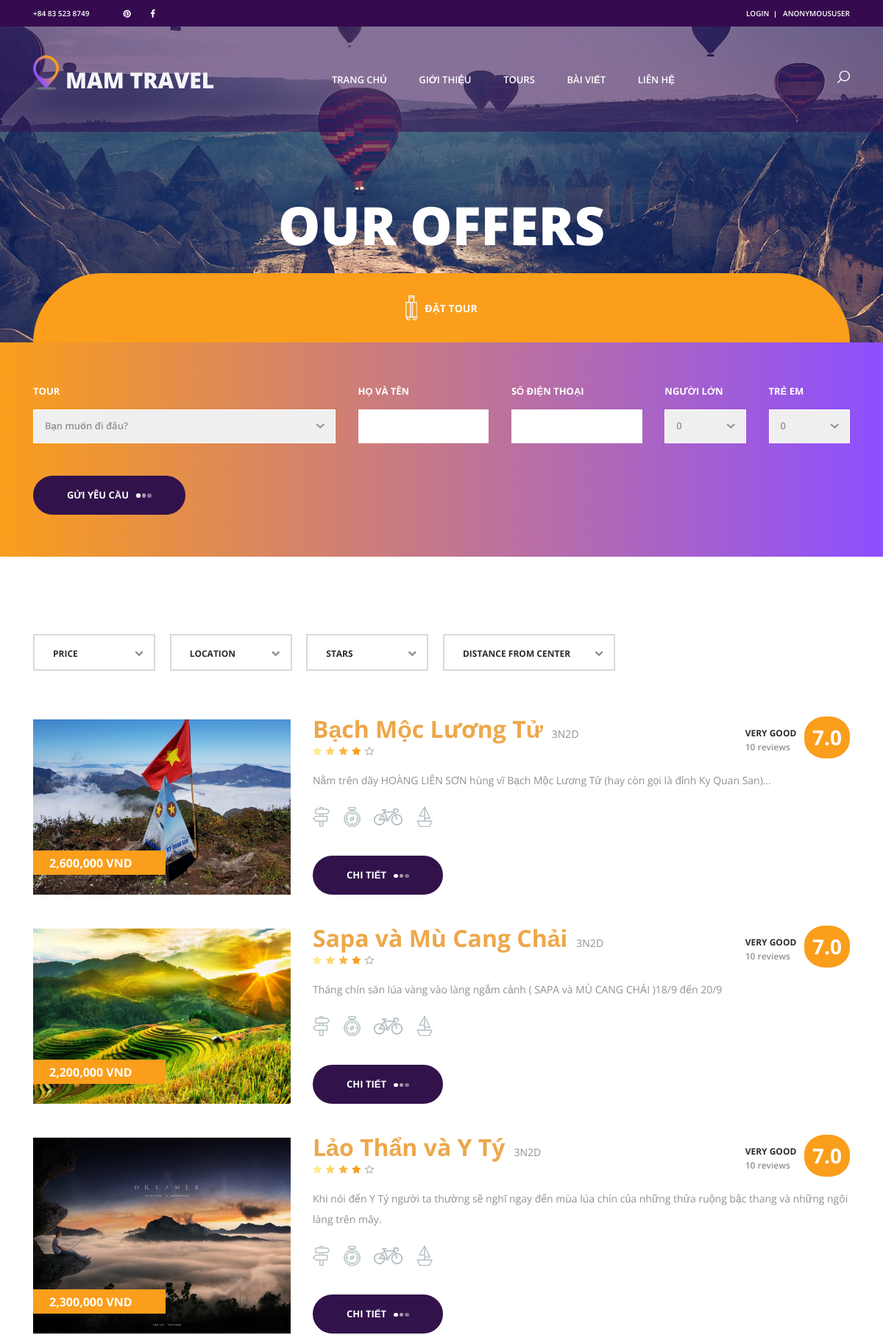
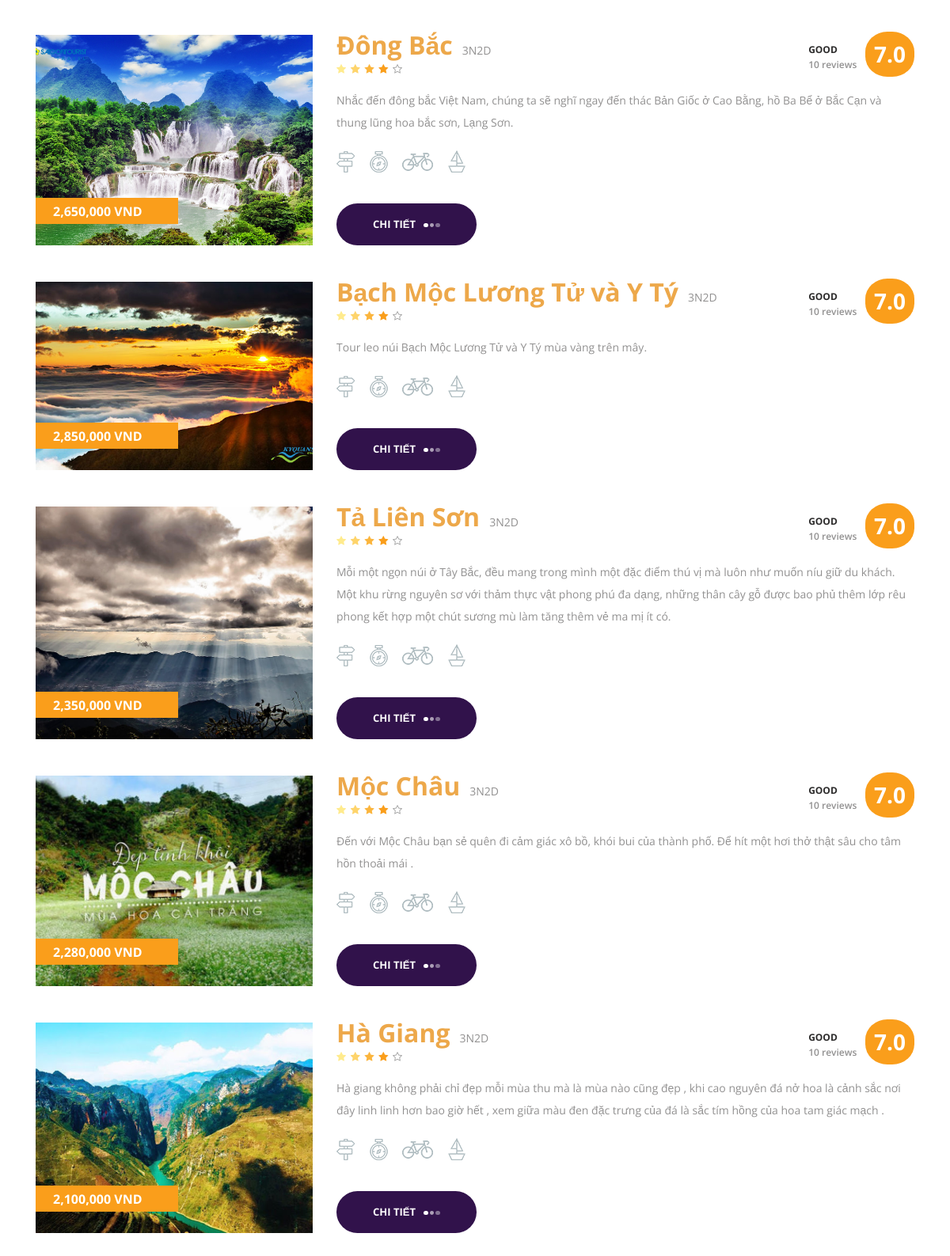
Page /tours (upper part) on the committed database (2 pictures, top to bottom).
### offers/models.py (models this page shows, shortened)
class Tours(models.Model):
    title = models.CharField(max_length=250)
    price = models.CharField(max_length=50)
    image = models.ImageField()
    description = models.TextField(max_length=1000)
    content = models.TextField()
    trip_duration = models.CharField(max_length=10, default="3N2D")
    rating = models.CharField(max_length=3, default="7.0")
    review_title = models.CharField(max_length=10, default="good")
    review_number = models.CharField(max_length=5, default="10")

### offers/views.py (the view)
# urls.py: path('tours', include('offers.urls')),
def offers(request):
    tourList = Tours.objects.all()
    context = {'tourList':tourList}
    return render(request, 'offers/offers.html',context)

### offers/templates/offers/offers.html (shortened to what this page needs)
{% extends 'home/base.html' %}
{% load static %}
{% block head %}
<link rel="stylesheet" type="text/css" href="{% static 'styles/bootstrap4/bootstrap.min.css' %}">
<link href="{% static 'plugins/font-awesome-4.7.0/css/font-awesome.min.css' %}" rel="stylesheet" type="text/css">
<link rel="stylesheet" type="text/css" href="{% static 'styles/offers_styles.css' %}">
<link rel="stylesheet" type="text/css" href="{% static 'styles/offers_responsive.css' %}">
{% endblock %}
    {% block content %}
	<div class="home">
		<div class="home_background parallax-window" data-parallax="scroll" data-image-src="{% static 'images/about_background.jpg' %}"></div>
		<div class="home_content">
			<div class="home_title">our offers</div>
		</div>
	</div>
	<div class="offers">
		<div class="search">
			<div class="search_inner">
				<div class="container fill_height no-padding">
					<div class="row fill_height no-margin">
						<div class="col fill_height no-padding">
							<div class="search_tabs_container">
								<div class="search_tabs d-flex flex-lg-row flex-column align-items-lg-center align-items-start justify-content-lg-between justify-content-start">
									<div class="search_tab active d-flex flex-row align-items-center justify-content-lg-center justify-content-start"><img src="{% static 'images/suitcase.png' %}" alt=""><span>Đặt tour</span></div>
								</div>
							</div>
							<div class="search_panel active">
								<form action="{% url 'offers:getDeal' %}" method="POST" id="search_form_1" class="search_panel_content d-flex flex-lg-row flex-column align-items-lg-center align-items-start justify-content-lg-between justify-content-start">
									<div class="search_item">
										<div>Tour</div>
										<select name="tour" required_id="id_tour" class="dropdown_item_select search_input" placeholder="" required="required">
											<option hidden disabled selected value> Bạn muốn đi đâu? </option>
										</select>
									</div>
									<div class="search_item">
										<div>Họ và tên</div>
										<input type="text" name="name" maxlength="50" required_id="id_name" class="destination search_input" placeholder="">
									</div>
									<div class="search_item">
										<div>Số điện thoại</div>
										<input type="text" name="phone_number" maxlength="15" required_id="id_phone_number" class="destination search_input" placeholder="">
									</div>
									<div class="search_item">
										<div>Người lớn</div>
										<select name="adult" required_id="id_adult" id="adults_2" class="dropdown_item_select search_input">
											<option>0</option>
										</select>
									</div>
									<div class="search_item">
										<div>Trẻ em</div>
										<select name="children" required_id="id_children" id="adults_2" class="dropdown_item_select search_input">
											<option>0</option>
										</select>
									</div>
									<button class="button search_button">Gửi yêu cầu<span></span><span></span><span></span></button>
								</form>
							</div>
						</div>
					</div>
				</div>
			</div>
		</div>
		<div class="container">
			<div class="row">
				<div class="col-lg-11">
					<div class="offers_sorting_container">
						<ul class="offers_sorting">
							<li>
								<span class="sorting_text">price</span>
								<i class="fa fa-chevron-down"></i>
							</li>
							<li>
								<span class="sorting_text">location</span>
								<i class="fa fa-chevron-down"></i>
							</li>
							<li>
								<span class="sorting_text">stars</span>
								<i class="fa fa-chevron-down"></i>
							</li>
							<li class="distance_item">
								<span class="sorting_text">distance from center</span>
								<i class="fa fa-chevron-down"></i>
							</li>
						</ul>
					</div>
				</div>
				<div class="col-lg-12">
					<div class="offers_grid">
						{% for item in tourList %}
						<div class="offers_item rating_4">
							<div class="row">
								<div class="col-lg-3 col-1680-4">
									<div class="offers_image_container">
										<div class="offers_image_background" style="background-image:url('{{ MEDIA_URL }}{{ item.image.url }}')"></div>
										<div class="offer_price"><a href="{% url 'offers:offersDetail' item.id %}">{{item.price}} VND</a></div>
									</div>
								</div>
								<div class="col-lg-8">
									<div class="offers_content">
										<div class="offers_name">{{item.title}}<span>{{item.trip_duration}}</span></div>
										<div class="rating_r rating_r_4 offers_rating" data-rating="4">
											<i></i>
											<i></i>
											<i></i>
											<i></i>
											<i></i>
										</div>
										<p class="offers_text">{{item.description}}</p>
										<div class="offers_icons">
											<ul class="offers_icons_list">
												<li class="offers_icons_item"><img src="{% static 'images/post.png' %}" alt=""></li>
												<li class="offers_icons_item"><img src="{% static 'images/compass.png' %}" alt=""></li>
												<li class="offers_icons_item"><img src="{% static 'images/bicycle.png' %}" alt=""></li>
												<li class="offers_icons_item"><img src="{% static 'images/sailboat.png' %}" alt=""></li>
											</ul>
										</div>
										<div class="button book_button"><a href="{% url 'offers:offersDetail' item.id %}">Chi tiết<span></span><span></span><span></span></a></div>
										<div class="offer_reviews">
											<div class="offer_reviews_content">
												<div class="offer_reviews_title">{{item.review_title}}</div>
												<div class="offer_reviews_subtitle">{{item.review_number}} reviews</div>
											</div>
											<div class="offer_reviews_rating text-center">{{item.rating}}</div>
										</div>
									</div>
								</div>
							</div>
						</div>
						{% endfor %}
					</div>
				</div>
			</div>
		</div>
	</div>
    {% endblock %}

### static/styles/offers_responsive.css (style rules this page uses)
@media only screen and (max-width: 1730px) { .col-1680-4 { flex: 0 0 33.333333%; max-width: 33.333333%; } }
@media only screen and (max-width: 1730px) { .offers { padding-top: 0px; } }
@media only screen and (max-width: 1730px) { .search { position: relative; width: 100%; height: auto; background: linear-gradient(to right, #fa9e1b, #8d4fff); z-index: 10; } }
@media only screen and (max-width: 1730px) { .search_inner { width: 100%; height: 100%; } }
@media only screen and (max-width: 1730px) { .no-padding { padding-left: 15px; padding-right: 15px; } }
@media only screen and (max-width: 1730px) { .no-margin { margin-left: -15px; margin-right: -15px; } }
@media only screen and (max-width: 1730px) { .search_tabs_container { position: absolute; bottom: 100%; left: 15px; width: calc(100% - 30px); } }
@media only screen and (max-width: 1730px) { .search_tabs { flex-wrap: nowrap; height: 94px; } }
@media only screen and (max-width: 1730px) { .search_tab { font-size: 14px; font-weight: 700; color: #2d2c2c; text-transform: uppercase; text-align: center; height: 100%; flex-grow: 1; background: #FFFFFF; cursor: pointer; -webkit-transition: all 200ms ease; -moz-transition: all 200ms ease; -ms-transition: all 200ms ease; -o-transition: all 200ms ease; transition: all 200ms ease; } }
@media only screen and (max-width: 1730px) { .search_tab:last-child { border-top-right-radius: 94px; padding-right: 7px; } }
@media only screen and (max-width: 1730px) { .search_panel { display: none !important; width: 100%; height: 100%; -webkit-animation: fadeEffect 1s; animation: fadeEffect 1s; padding-left: 0px; padding-right: 0px; margin-top: 0px; padding-top: 57px; padding-bottom: 72px; } }
@media only screen and (max-width: 1730px) { .search_item { margin-bottom: 0px; } }
@media only screen and (max-width: 1730px) { .search_item:first-child { width: 37%; } }
@media only screen and (max-width: 1730px) { .search_item:nth-child(2) { width: 16%; } }
@media only screen and (max-width: 1730px) { .search_item:nth-child(3) { width: 16%; } }
@media only screen and (max-width: 1730px) { .search_item:nth-child(4) { width: 9.947%; margin-right: 0px; } }
@media only screen and (max-width: 1730px) { .search_item:nth-child(5) { width: 9.947%; } }
@media only screen and (max-width: 1730px) { .search_button { margin-top: 29px; } }
@media only screen and (max-width: 1730px) { .offers_sorting_container { margin-top: 105px; } }

### rows in the picture
Tours: image (picture), price "2,600,000", title "Bạch Mộc Lương Tử", trip_duration "3N2D", description "Nằm trên dãy HOÀNG LIÊN SƠN hùng vĩ Bạch Mộc Lương Tử (hay còn gọi là đỉnh Ky Quan San)…", review_title "VERY GOOD", review_number "10", rating "7.0"
Tours: image (picture), price "2,200,000", title "Sapa và Mù Cang Chải", trip_duration "3N2D", description "Tháng chín săn lúa vàng vào làng ngắm cảnh ( SAPA và MÙ CANG CHẢI )18/9 đến 20/9", review_title "VERY GOOD", review_number "10", rating "7.0"
Tours: image (picture), price "2,300,000", title "Lảo Thẩn và Y Tý", trip_duration "3N2D", description "Khi nói đến Y Tý người ta thường sẽ nghĩ ngay đến mùa lúa chín của những thửa ruộng bậc thang và những ngôi làng trên mây.", review_title "VERY GOOD", review_number "10", rating "7.0"
Tours: image (picture), price "2,650,000", title "Đông Bắc", trip_duration "3N2D", description "Nhắc đến đông bắc Việt Nam, chúng ta sẽ nghĩ ngay đến thác Bản Giốc ở Cao Bằng, hồ Ba Bể ở Bắc Cạn và thung lũng hoa bắc sơn, Lạng Sơn.", review_title "GOOD", review_number "10", rating "7.0"
Tours: image (picture), price "2,850,000", title "Bạch Mộc Lương Tử và Y Tý", trip_duration "3N2D", description "Tour leo núi Bạch Mộc Lương Tử và Y Tý mùa vàng trên mây.", review_title "GOOD", review_number "10", rating "7.0"
Tours: image (picture), price "2,350,000", title "Tả Liên Sơn", trip_duration "3N2D", description "Mỗi một ngọn núi ở Tây Bắc, đều mang trong mình một đặc điểm thú vị mà luôn như muốn níu giữ du khách. Một khu rừng nguyên sơ với thảm thực vật phong phú đa dạng, những thân cây gỗ được bao phủ thêm lớp rêu phong kết hợp một chút sương mù làm tăng thêm vẻ ma mị ít có.", review_title "GOOD", review_number "10", rating "7.0"
Tours: image (picture), price "2,280,000", title "Mộc Châu", trip_duration "3N2D", description "Đến với Mộc Châu bạn sẻ quên đi cảm giác xô bồ, khói bui của thành phố. Để hít một hơi thở thật sâu cho tâm hồn thoải mái .", review_title "GOOD", review_number "10", rating "7.0"
Tours: image (picture), price "2,100,000", title "Hà Giang", trip_duration "3N2D", description "Hà giang không phải chỉ đẹp mỗi mùa thu mà là mùa nào cũng đẹp , khi cao nguyên đá nở hoa là cảnh sắc nơi đây linh linh hơn bao giờ hết , xem giữa màu đen đặc trưng của đá là sắc tím hồng của hoa tam giác mạch .", review_title "GOOD", review_number "10", rating "7.0"

### other values in the picture
{{ user }} "ANONYMOUSUSER"
